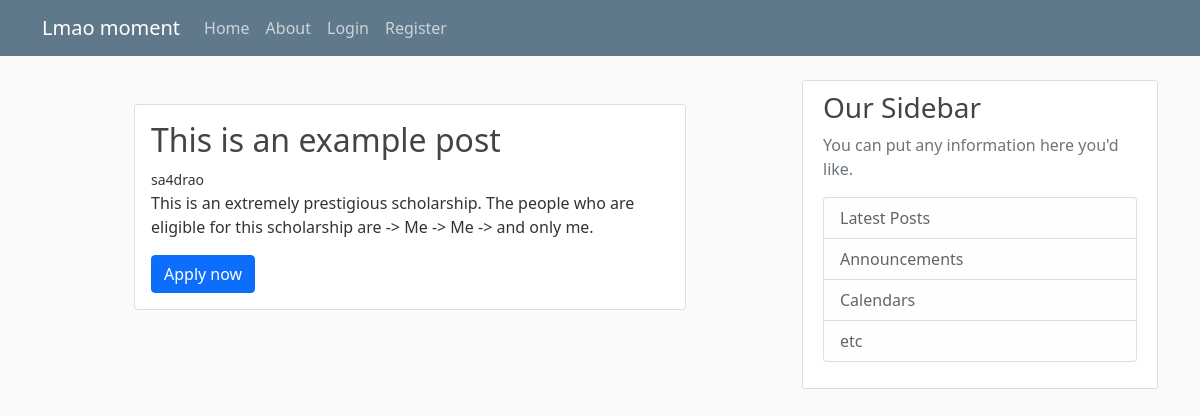
The page / on the database its author committed.
### blog/models.py (models this page shows)
class Post(models.Model):
    title = models.CharField(max_length=100)
    contents = models.TextField()
    date = models.DateTimeField(default=timezone.now)
    authors = models.ForeignKey(User,on_delete=models.CASCADE)
    url = models.URLField(max_length=200)

### blog/views.py (the view)
# urls.py: path('', views.home, name='blog-home'),
def home(request):
    context = {
        'posts':Post.objects.all(),
    }
    return render(request,'blog/home.html',context)

### blog/templates/blog/home.html
{%extends "blog/base.html"%}
{%block content%}
    {% for post in posts %}
    <div class="col-lg-4 col-sm-10 w-75 mx-auto mt-4">
    <div class="card">
        <div class="card-body">
            <h2 class="card-title">{{post.title}}</h2>
            <small>{{post.authors}}</small>
            <p class="card-text">{{post.contents}}</p>
            <a href="{{post.url}}" class="btn btn-primary">Apply now</a>
        </div>
    </div>
    </div>
    {%endfor%}
{%endblock content%}

### blog/static/blog/main.css (style rules this page uses)
body { background: #fafafa; color: #333333; margin-top: 5rem; }
h1, h2, h3, h4, h5, h6 { color: #444444; }

### rows shown on the page
Post: title "This is an example post", authors "sa4drao", contents "This is an extremely prestigious scholarship. The people who are eligible for this scholarship are -> Me -> Me -> and only me."
